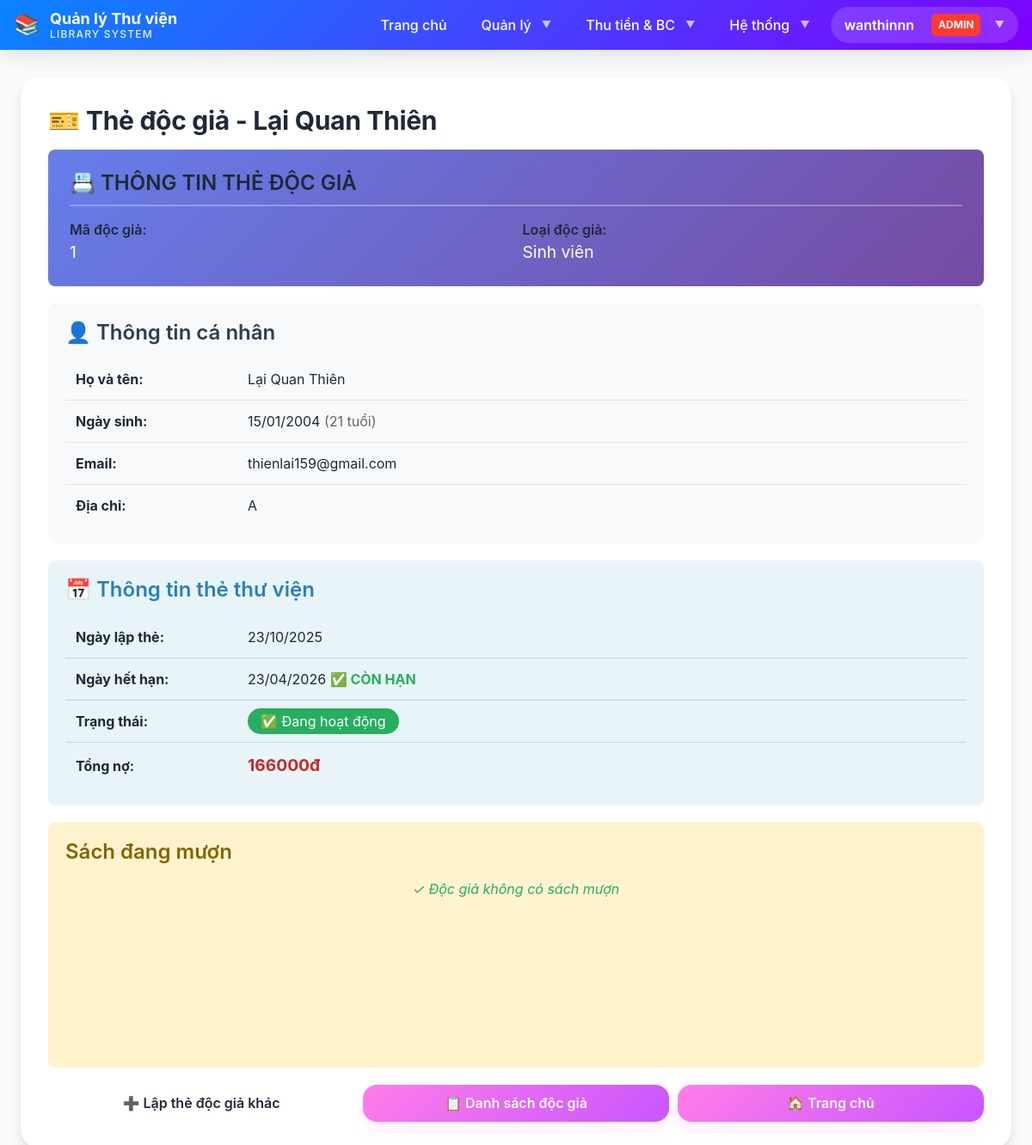
Screenshot of /reader/1/ (signed in) with the database file from the repository.
### LibraryApp/models.py (models this page shows, shortened)
class Reader(models.Model):
    reader_name = models.CharField(
        max_length=255,
        verbose_name='Tên độc giả'
    )
    reader_type = models.ForeignKey(
        ReaderType,
        on_delete=models.PROTECT,
        verbose_name='Loại độc giả',
        related_name='readers'
    )
    date_of_birth = models.DateField(
        verbose_name='Ngày sinh'
    )
    address = models.TextField(
        verbose_name='Địa chỉ'
    )
    email = models.EmailField(
        verbose_name='Email',
        unique=True
    )
    phone_number = models.CharField(
        max_length=15,
        verbose_name='Số điện thoại',
        blank=True,
        null=True
    )
    card_creation_date = models.DateTimeField(
        verbose_name='Ngày lập thẻ',
        default=timezone.now
    )
    expiration_date = models.DateTimeField(
        verbose_name='Ngày hết hạn thẻ'
    )
    total_debt = models.PositiveIntegerField(
        verbose_name='Tổng nợ (VNĐ)',
        default=0,
        validators=[MinValueValidator(0)]
    )
    is_active = models.BooleanField(
        verbose_name='Đang hoạt động',
        default=True
    )
    created_at = models.DateTimeField(auto_now_add=True)
    updated_at = models.DateTimeField(auto_now=True)
    class Meta:
        db_table = 'reader'
        verbose_name = 'Độc giả'
        verbose_name_plural = 'Độc giả'
        ordering = ['-card_creation_date']
        indexes = [
            models.Index(fields=['email']),
            models.Index(fields=['reader_type']),
            models.Index(fields=['is_active']),
        ]
    @property
    def age(self):
        if not self.date_of_birth:
            return None
        from datetime import date
        today = date.today()
        return today.year - self.date_of_birth.year - (
            (today.month, today.day) < (self.date_of_birth.month, self.date_of_birth.day)
        )
    @property
    def is_card_expired(self):
        return timezone.now() > self.expiration_date

class ReaderType(models.Model):
    reader_type_name = models.CharField(
        max_length=100,
        verbose_name='Tên loại độc giả',
        unique=True
    )
    description = models.TextField(
        verbose_name='Mô tả',
        blank=True,
        null=True
    )
    class Meta:
        db_table = 'reader_type'
        verbose_name = 'Loại độc giả'
        verbose_name_plural = 'Loại độc giả'
        ordering = ['reader_type_name']

### LibraryApp/views.py (the view)
# urls.py: path('reader/<int:reader_id>/', views.reader_detail_view, name='reader_detail'),
@staff_required
def reader_detail_view(request, reader_id):
    reader = get_object_or_404(Reader, id=reader_id)
    context = {
        'reader': reader,
        'page_title': f'Thẻ độc giả - {reader.reader_name}'
    }
    return render(request, 'LibraryApp/readers/reader_detail.html', context)

### templates/LibraryApp/readers/reader_detail.html (shortened to what this page needs)
{% extends 'base.html' %}
{% block content %}
<div class="card">
    <h2>🎫 {{ page_title }}</h2>
    <div style="background: linear-gradient(135deg, #667eea 0%, #764ba2 100%); color: white; padding: 25px; border-radius: 8px; margin-bottom: 20px;">
        <h3 style="margin: 0 0 15px 0; border-bottom: 2px solid rgba(255,255,255,0.3); padding-bottom: 10px;">
            📇 THÔNG TIN THẺ ĐỘC GIẢ
        </h3>
        <div style="display: grid; grid-template-columns: 1fr 1fr; gap: 15px;">
            <div>
                <strong>Mã độc giả:</strong><br>
                <span style="font-size: 1.2em;">{{ reader.id }}</span>
            </div>
            <div>
                <strong>Loại độc giả:</strong><br>
                <span style="font-size: 1.2em;">{{ reader.reader_type.reader_type_name }}</span>
            </div>
        </div>
    </div>
    <div style="background: #f8f9fa; padding: 20px; border-radius: 8px; margin-bottom: 20px;">
        <h3 style="color: #2c3e50; margin-top: 0;">👤 Thông tin cá nhân</h3>
        <table style="width: 100%; border-collapse: collapse;">
            <tr style="border-bottom: 1px solid #dee2e6;">
                <td style="padding: 12px; font-weight: bold; width: 200px;">Họ và tên:</td>
                <td style="padding: 12px;">{{ reader.reader_name }}</td>
            </tr>
            <tr style="border-bottom: 1px solid #dee2e6;">
                <td style="padding: 12px; font-weight: bold;">Ngày sinh:</td>
                <td style="padding: 12px;">{{ reader.date_of_birth|date:"d/m/Y" }}
                    <span style="color: #666;">({{ reader.age }} tuổi)</span>
                </td>
            </tr>
            <tr style="border-bottom: 1px solid #dee2e6;">
                <td style="padding: 12px; font-weight: bold;">Email:</td>
                <td style="padding: 12px;">{{ reader.email }}</td>
            </tr>
            <tr>
                <td style="padding: 12px; font-weight: bold;">Địa chỉ:</td>
                <td style="padding: 12px;">{{ reader.address|default:"Chưa cập nhật" }}</td>
            </tr>
        </table>
    </div>
    <div style="background: #e8f4f8; padding: 20px; border-radius: 8px; margin-bottom: 20px;">
        <h3 style="color: #2980b9; margin-top: 0;">📅 Thông tin thẻ thư viện</h3>
        <table style="width: 100%; border-collapse: collapse;">
            <tr style="border-bottom: 1px solid #b3d9e6;">
                <td style="padding: 12px; font-weight: bold; width: 200px;">Ngày lập thẻ:</td>
                <td style="padding: 12px;">{{ reader.card_creation_date|date:"d/m/Y" }}</td>
            </tr>
            <tr style="border-bottom: 1px solid #b3d9e6;">
                <td style="padding: 12px; font-weight: bold;">Ngày hết hạn:</td>
                <td style="padding: 12px;">
                    {{ reader.expiration_date|date:"d/m/Y" }}
                    {% if reader.is_card_expired %}
                        <span style="color: #c62828; font-weight: bold;">⚠️ ĐÃ HẾT HẠN</span>
                    {% else %}
                        <span style="color: #27ae60; font-weight: bold;">✅ CÒN HẠN</span>
                    {% endif %}
                </td>
            </tr>
            <tr style="border-bottom: 1px solid #b3d9e6;">
                <td style="padding: 12px; font-weight: bold;">Trạng thái:</td>
                <td style="padding: 12px;">
                    {% if reader.is_active %}
                        <span style="background: #27ae60; color: white; padding: 5px 15px; border-radius: 20px;">
                            ✅ Đang hoạt động
                        </span>
                    {% else %}
                        <span style="background: #e74c3c; color: white; padding: 5px 15px; border-radius: 20px;">
                            ❌ Đã khóa
                        </span>
                    {% endif %}
                </td>
            </tr>
            <tr>
                <td style="padding: 12px; font-weight: bold;">Tổng nợ:</td>
                <td style="padding: 12px;">
                    <span style="font-size: 1.2em; font-weight: bold; color: {% if reader.total_debt > 0 %}#c62828{% else %}#27ae60{% endif %};">
                        {{ reader.total_debt|floatformat:0|default:"0" }}đ
                    </span>
                </td>
            </tr>
        </table>
    </div>
    <div style="background: #fff3cd; padding: 20px; border-radius: 8px; margin-bottom: 20px;">
        <h3 style="color: #856404; margin-top: 0;">
             Sách đang mượn
        </h3>
        <div id="readerBorrowingList" style="min-height: 200px;">
        </div>
    </div>
    <div style="display: flex; gap: 10px; margin-top: 20px;">
        <a href="{% url 'reader_create' %}" class="btn" style="flex: 1; text-align: center;">
            ➕ Lập thẻ độc giả khác
        </a>
        <a href="{% url 'reader_list' %}" class="btn btn-secondary" style="flex: 1; text-align: center;">
            📋 Danh sách độc giả
        </a>
        <a href="{% url 'home' %}" class="btn btn-secondary" style="flex: 1; text-align: center;">
            🏠 Trang chủ
        </a>
    </div>
</div>
{% endblock %}

### templates/base.html (shortened to what this page needs)
{% load static %}
<!DOCTYPE html>
<html lang="vi">
<head>
    <link rel="stylesheet" href="{% static 'css/main.css' %}">
</head>
<body class="page-wrapper">
    <nav class="navbar">
        <div class="navbar-container">
            <a class="navbar-brand" href="{% url 'home' %}">
                <span class="navbar-logo">📚</span>
                <div class="navbar-title">
                    <span class="navbar-title-main">Quản lý Thư viện</span>
                    <span class="navbar-title-sub">Library System</span>
                </div>
            </a>
            <ul class="navbar-nav" id="navMenu">
                <li class="nav-item">
                    <a class="nav-link" href="{% url 'home' %}">Trang chủ</a>
                </li>
                {% if user.is_authenticated %}
                    <li class="nav-item dropdown">
                        <a class="nav-link dropdown-toggle" href="#">Quản lý</a>
                    </li>
                    <li class="nav-item dropdown">
                        <a class="nav-link dropdown-toggle" href="#">Thu tiền & BC</a>
                    </li>
                    {% if user.is_superuser %}
                    <li class="nav-item dropdown">
                        <a class="nav-link dropdown-toggle" href="#">Hệ thống</a>
                    </li>
                    {% endif %}
                    <li class="nav-item dropdown">
                        <a class="navbar-user dropdown-toggle" href="#">
                            {{ user.username }}
                            {% if user.is_superuser %}
                                <span class="user-badge">Admin</span>
                            {% elif user.is_staff %}
                                <span class="user-badge" style="background: var(--color-info);">Staff</span>
                            {% endif %}
                        </a>
                    </li>
                {% endif %}
            </ul>
        </div>
    </nav>
    <div class="page-content">
        <div class="container">
            {% block content %}
            {% endblock %}
        </div>
    </div>
</body>
</html>

### static/css/main.css (style rules this page uses)
.page-wrapper { min-height: 100vh; display: flex; flex-direction: column; background: var(--color-bg-secondary); }
.page-content { flex: 1; padding: var(--space-8) 0; }

### static/css/variables.css (style rules this page uses)
:root { --color-blue-primary: #007aff; --color-blue-light: #5ac8fa; --color-blue-lighter: #9bc9ff; --color-blue-dark: #0051d5; --color-blue-darker: #003d99; --color-pink-primary: #ff7de9; --color-pink-light: #ffb3f0; --color-pink-lighter: #ffd9f7; --color-pink-dark: #e655d0; --color-purple-primary: #c855ff; --color-purple-light: #e0a8ff; --color-purple-dark: #7f00ff; --color-purple-darker: #5a00b3; --gradient-blue: linear-gradient(135deg, #007aff 0%, #5ac8fa 50%, #9bc9ff 100%); --gradient-pink-purple: linear-gradient(135deg, #ff7de9 0%, #c855ff 100%); --gradient-blue-purple: linear-gradient(135deg, #0a84ff 0%, #7f00ff 100%); --gradient-ocean: linear-gradient(135deg, #007aff 0%, #5ac8fa 100%); --gradient-sunset: linear-gradient(135deg, #ff7de9 0%, #ffa07a 100%); --gradient-midnight: linear-gradient(135deg, #1e3a8a 0%, #312e81 100%); --gradient-overlay-light: linear-gradient(135deg, rgba(0, 122, 255, 0.05) 0%, rgba(90, 200, 250, 0.05) 100%); --gradient-overlay-medium: linear-gradient(135deg, rgba(0, 122, 255, 0.1) 0%, rgba(90, 200, 250, 0.1) 100%); --color-white: #ffffff; --color-gray-50: #f9fafb; --color-gray-100: #f3f4f6; --color-gray-200: #e5e7eb; --color-gray-300: #d1d5db; --color-gray-400: #9ca3af; --color-gray-500: #6b7280; --color-gray-600: #4b5563; --color-gray-700: #374151; --color-gray-800: #1f2937; --color-gray-900: #111827; --color-success: #34c759; --color-success-light: #8ee6a3; --color-warning: #ff9500; --color-warning-light: #ffb84d; --color-danger: #ff3b30; --color-danger-light: #ff8a80; --color-info: #5ac8fa; --color-text-primary: #1f2937; --color-text-secondary: #6b7280; --color-text-tertiary: #9ca3af; --color-text-inverse: #ffffff; --color-bg-primary: #ffffff; --color-bg-secondary: #f9fafb; --color-bg-tertiary: #f3f4f6; --font-primary: -apple-system, BlinkMacSystemFont, "SF Pro Display", "Segoe UI", "Inter", "Manrope", system-ui, sans-serif; --font-mono: "SF Mono", "Consolas", "Monaco", monospace; --font-size-xs: 0.75rem; --font-size-sm: 0.875rem; --font-size-base: 1rem; --font-size-lg: 1.125rem; --font-size-xl: 1.25rem; --font-size-2xl: 1.5rem; --font-size-3xl: 1.875rem; --font-size-4xl: 2.25rem; --font-size-5xl: 3rem; --font-weight-light: 300; --font-weight-normal: 400; --font-weight-medium: 500; --font-weight-semibold: 600; --font-weight-bold: 700; --font-weight-extrabold: 800; --line-height-tight: 1.2; --line-height-snug: 1.375; --line-height-normal: 1.5; --line-height-relaxed: 1.625; --line-height-loose: 2; --space-1: 0.25rem; --space-2: 0.5rem; --space-3: 0.75rem; --space-4: 1rem; --space-5: 1.25rem; --space-6: 1.5rem; --space-8: 2rem; --space-10: 2.5rem; --space-12: 3rem; --space-16: 4rem; --space-20: 5rem; --space-24: 6rem; --radius-sm: 0.375rem; --radius-md: 0.5rem; --radius-lg: 0.75rem; --radius-xl: 1rem; --radius-2xl: 1.25rem; --radius-3xl: 1.5rem; --radius-full: 9999px; --shadow-xs: 0 1px 2px rgba(0, 0, 0, 0.04); --shadow-sm: 0 1px 3px rgba(0, 0, 0, 0.06), 0 1px 2px rgba(0, 0, 0, 0.04); --shadow-md: 0 4px 6px rgba(0, 0, 0, 0.05), 0 2px 4px rgba(0, 0, 0, 0.03); --shadow-lg: 0 10px 15px rgba(0, 0, 0, 0.08), 0 4px 6px rgba(0, 0, 0, 0.04); --shadow-xl: 0 20px 25px rgba(0, 0, 0, 0.1), 0 8px 10px rgba(0, 0, 0, 0.04); --shadow-2xl: 0 25px 50px rgba(0, 0, 0, 0.15); --shadow-blue: 0 8px 16px rgba(0, 122, 255, 0.15); --shadow-pink: 0 8px 16px rgba(255, 125, 233, 0.15); --shadow-purple: 0 8px 16px rgba(200, 85, 255, 0.15); --transition-fast: 150ms cubic-bezier(0.4, 0, 0.2, 1); --transition-base: 250ms cubic-bezier(0.4, 0, 0.2, 1); --transition-slow: 350ms cubic-bezier(0.4, 0, 0.2, 1); --transition-slowest: 500ms cubic-bezier(0.4, 0, 0.2, 1); --transition-bounce: 500ms cubic-bezier(0.68, -0.55, 0.265, 1.55); --z-base: 0; --z-dropdown: 1000; --z-sticky: 1020; --z-fixed: 1030; --z-modal-backdrop: 1040; --z-modal: 1050; --z-popover: 1060; --z-tooltip: 1070; --glass-blur: blur(20px); --glass-bg: rgba(255, 255, 255, 0.7); --glass-bg-dark: rgba(0, 0, 0, 0.5); --glass-border: rgba(255, 255, 255, 0.18); --breakpoint-sm: 640px; --breakpoint-md: 768px; --breakpoint-lg: 1024px; --breakpoint-xl: 1280px; --breakpoint-2xl: 1536px; }

### static/css/cards.css (style rules this page uses)
.card { background: var(--color-white); border-radius: var(--radius-3xl); padding: var(--space-8); box-shadow: var(--shadow-lg); transition: all var(--transition-base); position: relative; overflow: hidden; }

### rows the page displays
Reader: id "1", reader_type.reader_type_name "Sinh viên", reader_name "Lại Quan Thiên", date_of_birth "15/01/2004", age "21", email "thienlai159@gmail.com", address "A", card_creation_date "23/10/2025", expiration_date "23/04/2026", total_debt "166000"

### other values shown
{{ user.username }} "wanthinnn"
{{ page_title }} "Thẻ độc giả - Lại Quan Thiên"
